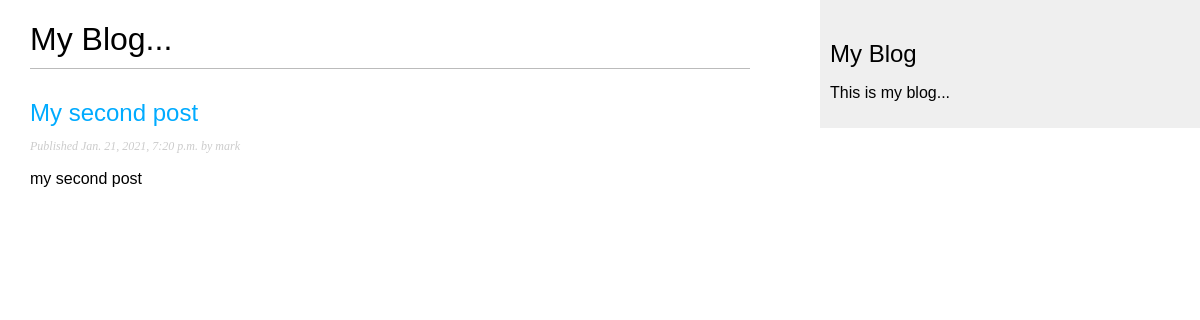
/blog/, run on an earlier commit of the app's database.
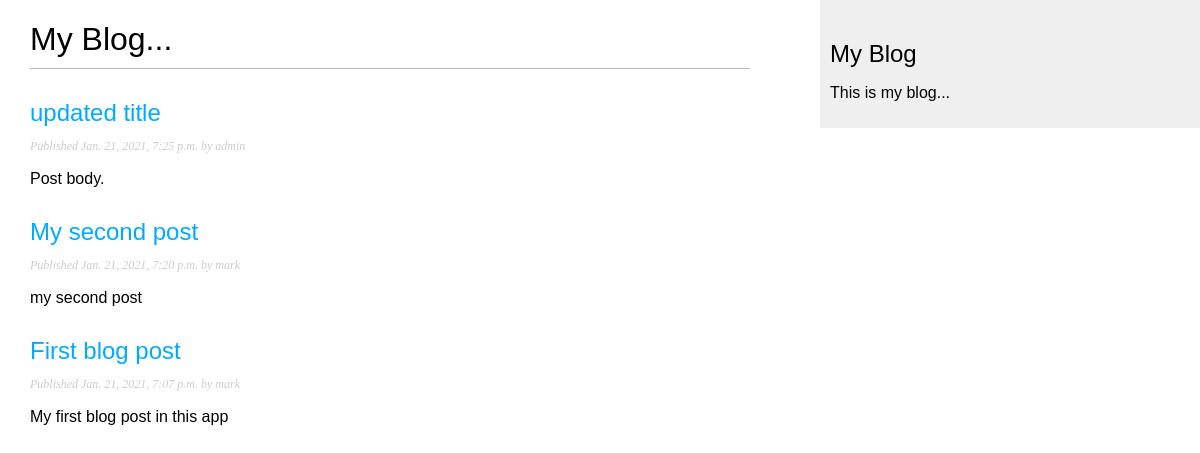
And on a later commit of the database.
### blog/models.py (models this page shows, shortened)
class Post(models.Model):
    STATUS_CHOICES = (
        ('draft', 'Draft'),
        ('published', 'Publishedd'),
    )
    title = models.CharField (max_length = 250)
    slug = models.SlugField(max_length = 250, unique_for_date = 'publish')
    author = models.ForeignKey(User, on_delete = models.CASCADE, related_name = 'blog_posts')
    body = models.TextField()
    publish = models.DateTimeField(default=timezone.now)
    created = models.DateTimeField(auto_now_add=True)
    updated = models.DateTimeField(auto_now=True)
    status = models.CharField(max_length=10, choices=STATUS_CHOICES, default='draft')
    class Meta:
        ordering = ('-publish',)
    objects = models.Manager() # default manager
    published = PublishedManager() #Our custom manager
    def get_absolute_url(self):
        return reverse('blog:post_detail', args=[self.publish.year, self.publish.month, self.publish.day, self.slug])

### blog/views.py (the view)
# urls.py: path('', views.post_list, name='post_list'),
def post_list(request):
    posts = Post.published.all()
    return render(request,'blog/post/list.html',{'posts': posts})

### blog/models.py (called while the page is built)
    def get_queryset(self):
        return super (PublishedManager, self).get_queryset().filter(status='published')

### blog/templates/blog/post/list.html (shortened to what this page needs)
{% extends "blog/base.html" %}
{% block content %}
  <h1>My Blog...</h1>
  {% for post in posts %}
    <h2>
      <a href="{{ post.get_absolute_url }}">
        {{ post.title }}
      </a>
    </h2>
    <p class="date">
      Published {{ post.publish }} by {{ post.author }}
    </p>
    {{ post.body|truncatewords:30|linebreaks }}
  {% endfor %}
{% endblock %}

### blog/templates/blog/base.html (shortened to what this page needs)
{% load static %}
<!DOCTYPE html>
<html>
<head>
  <link href="{% static "css/blog.css" %}" rel="stylesheet">
</head>
<body>
  <div id="content">
    {% block content %}
    {% endblock %}
  </div>
  <div id="sidebar">
    <h2>My Blog</h2>
    <p>This is my blog...</p>
  </div>
</body>
</html>

### blog/static/css/blog.css (style rules this page uses)
body { margin:0; padding:0; font-family:helvetica, sans-serif; }
a { color:#00abff; text-decoration:none; }
h1 { font-weight:normal; border-bottom:1px solid #bbb; padding:0 0 10px 0; }
h2 { font-weight:normal; margin:30px 0 0; }
#content { float:left; width:60%; padding:0 0 0 30px; }
#sidebar { float:right; width:30%; padding:10px; background:#efefef; height:100%; }
p.date { color:#ccc; font-family: georgia, serif; font-size: 12px; font-style: italic; }

What changed in the data, as far as the page shows it:
now on this page (row edited): Post: title "updated title", publish "Jan. 21, 2021, 7:25 p.m.", author "admin", body "Post body."
now on this page (row edited): Post: title "First blog post", publish "Jan. 21, 2021, 7:07 p.m.", author "mark", body "My first blog post in this app"
